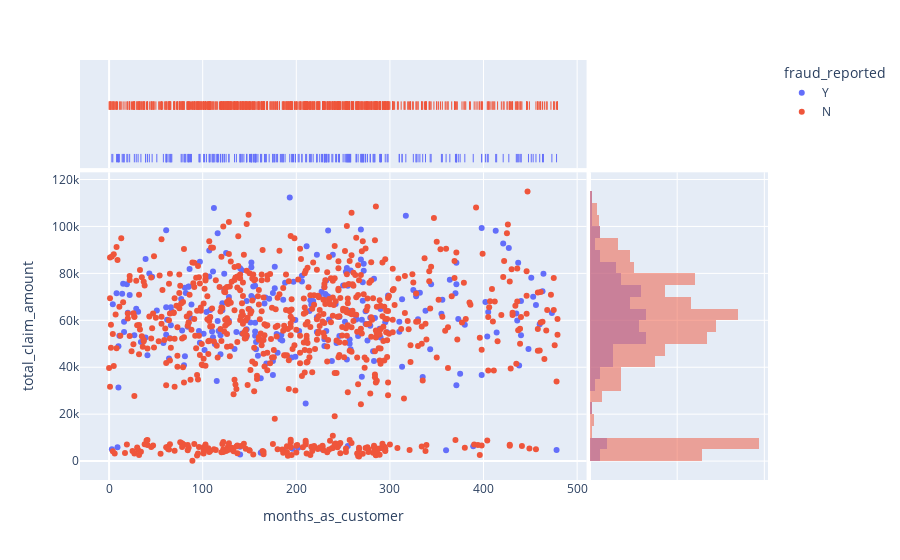

Source (notebook cell):
### Code cell
fig = px.scatter(train, x = 'months_as_customer', y = 'total_claim_amount', color = 'fraud_reported', marginal_x = 'rug', marginal_y = 'histogram')
fig.show()

### Figure 1 — Plotly figure (JSON) as saved in the notebook; plotly's stock layout.template omitted (floating-point values rounded to 4 significant figures; data arrays with more than 128 entries replaced by an {"elided": "..."} marker saying what was removed)
{"data": [{"hoverlabel": {"namelength": 0}, "hovertemplate": "fraud_reported=Y<br>months_as_customer=%{x}<br>total_claim_amount=%{y}", "legendgroup": "Y", "marker": {"color": "#636efa", "symbol": "circle"}, "mode": "markers", "name": "Y", "showlegend": true, "type": "scatter", "x": {"elided": "247 int values"}, "xaxis": "x", "y": {"elided": "247 int values"}, "yaxis": "y"}, {"alignmentgroup": "True", "boxpoints": "all", "fillcolor": "rgba(255,255,255,0)", "hoverlabel": {"namelength": 0}, "hoveron": "points", "hovertemplate": "fraud_reported=Y<br>months_as_customer=%{x}", "jitter": 0, "legendgroup": "Y", "line": {"color": "rgba(255,255,255,0)"}, "marker": {"color": "#636efa", "symbol": "line-ns-open"}, "name": "Y", "offsetgroup": "Y", "showlegend": false, "type": "box", "x": {"elided": "247 int values"}, "xaxis": "x3", "yaxis": "y3"}, {"alignmentgroup": "True", "bingroup": "y", "hoverlabel": {"namelength": 0}, "hovertemplate": "fraud_reported=Y<br>total_claim_amount=%{y}<br>count=%{x}", "legendgroup": "Y", "marker": {"color": "#636efa"}, "name": "Y", "offsetgroup": "Y", "opacity": 0.5, "showlegend": false, "type": "histogram", "xaxis": "x2", "y": {"elided": "247 int values"}, "yaxis": "y2"}, {"hoverlabel": {"namelength": 0}, "hovertemplate": "fraud_reported=N<br>months_as_customer=%{x}<br>total_claim_amount=%{y}", "legendgroup": "N", "marker": {"color": "#EF553B", "symbol": "circle"}, "mode": "markers", "name": "N", "showlegend": true, "type": "scatter", "x": {"elided": "753 int values"}, "xaxis": "x", "y": {"elided": "753 int values"}, "yaxis": "y"}, {"alignmentgroup": "True", "boxpoints": "all", "fillcolor": "rgba(255,255,255,0)", "hoverlabel": {"namelength": 0}, "hoveron": "points", "hovertemplate": "fraud_reported=N<br>months_as_customer=%{x}", "jitter": 0, "legendgroup": "N", "line": {"color": "rgba(255,255,255,0)"}, "marker": {"color": "#EF553B", "symbol": "line-ns-open"}, "name": "N", "offsetgroup": "N", "showlegend": false, "type": "box", "x": {"elided": "753 int values"}, "xaxis": "x3", "yaxis": "y3"}, {"alignmentgroup": "True", "bingroup": "y", "hoverlabel": {"namelength": 0}, "hovertemplate": "fraud_reported=N<br>total_claim_amount=%{y}<br>count=%{x}", "legendgroup": "N", "marker": {"color": "#EF553B"}, "name": "N", "offsetgroup": "N", "opacity": 0.5, "showlegend": false, "type": "histogram", "xaxis": "x2", "y": {"elided": "753 int values"}, "yaxis": "y2"}], "layout": {"barmode": "overlay", "legend": {"title": {"text": "fraud_reported"}, "tracegroupgap": 0}, "margin": {"t": 60}, "xaxis": {"anchor": "y", "domain": [0.0, 0.7363], "title": {"text": "months_as_customer"}}, "xaxis2": {"anchor": "y2", "domain": [0.7413, 1.0], "matches": "x2", "showgrid": true, "showline": false, "showticklabels": false, "ticks": ""}, "xaxis3": {"anchor": "y3", "domain": [0.0, 0.7363], "matches": "x", "showgrid": true, "showticklabels": false}, "xaxis4": {"anchor": "y4", "domain": [0.7413, 1.0], "matches": "x2", "showgrid": true, "showline": false, "showticklabels": false, "ticks": ""}, "yaxis": {"anchor": "x", "domain": [0.0, 0.7326], "title": {"text": "total_claim_amount"}}, "yaxis2": {"anchor": "x2", "domain": [0.0, 0.7326], "matches": "y", "showgrid": true, "showticklabels": false}, "yaxis3": {"anchor": "x3", "domain": [0.7426, 1.0], "matches": "y3", "showgrid": false, "showline": false, "showticklabels": false, "ticks": ""}, "yaxis4": {"anchor": "x4", "domain": [0.7426, 1.0], "matches": "y3", "showgrid": true, "showline": false, "showticklabels": false, "ticks": ""}}}
